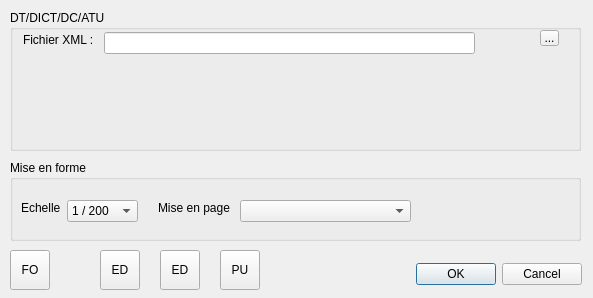
<?xml version="1.0" encoding="UTF-8"?>
<ui version="4.0">
 <class>DICTDialogBase</class>
 <widget class="QDialog" name="DICTDialogBase">
  <property name="geometry">
   <rect>
    <x>0</x>
    <y>0</y>
    <width>593</width>
    <height>298</height>
   </rect>
  </property>
  <property name="windowTitle">
   <string>DICT</string>
  </property>
  <widget class="QDialogButtonBox" name="button_box">
   <property name="geometry">
    <rect>
     <x>390</x>
     <y>260</y>
     <width>192</width>
     <height>28</height>
    </rect>
   </property>
   <property name="orientation">
    <enum>Qt::Horizontal</enum>
   </property>
   <property name="standardButtons">
    <set>QDialogButtonBox::Cancel|QDialogButtonBox::Ok</set>
   </property>
  </widget>
  <widget class="QGroupBox" name="groupBoxDemande">
   <property name="geometry">
    <rect>
     <x>10</x>
     <y>10</y>
     <width>571</width>
     <height>141</height>
    </rect>
   </property>
   <property name="title">
    <string>DT/DICT/DC/ATU</string>
   </property>
   <widget class="QLabel" name="labelDescription_travaux">
    <property name="geometry">
     <rect>
      <x>10</x>
      <y>80</y>
      <width>541</width>
      <height>16</height>
     </rect>
    </property>
    <property name="text">
     <string>&lt;description des travaux&gt;</string>
    </property>
   </widget>
   <widget class="QLabel" name="labelNo_teleservice">
    <property name="geometry">
     <rect>
      <x>100</x>
      <y>50</y>
      <width>191</width>
      <height>20</height>
     </rect>
    </property>
    <property name="minimumSize">
     <size>
      <width>191</width>
      <height>20</height>
     </size>
    </property>
    <property name="text">
     <string>&lt;numero téléservice&gt;</string>
    </property>
   </widget>
   <widget class="QLabel" name="labelType_demande">
    <property name="geometry">
     <rect>
      <x>10</x>
      <y>50</y>
      <width>81</width>
      <height>20</height>
     </rect>
    </property>
    <property name="minimumSize">
     <size>
      <width>24</width>
      <height>20</height>
     </size>
    </property>
    <property name="text">
     <string>&lt;type&gt;</string>
    </property>
   </widget>
   <widget class="QToolButton" name="toolButton">
    <property name="geometry">
     <rect>
      <x>530</x>
      <y>20</y>
      <width>19</width>
      <height>16</height>
     </rect>
    </property>
    <property name="minimumSize">
     <size>
      <width>19</width>
      <height>16</height>
     </size>
    </property>
    <property name="maximumSize">
     <size>
      <width>19</width>
      <height>16</height>
     </size>
    </property>
    <property name="text">
     <string>...</string>
    </property>
   </widget>
   <widget class="QLabel" name="labelAdresse_travaux">
    <property name="geometry">
     <rect>
      <x>10</x>
      <y>110</y>
      <width>371</width>
      <height>16</height>
     </rect>
    </property>
    <property name="text">
     <string>&lt;adresse des travaux&gt;</string>
    </property>
   </widget>
   <widget class="QLineEdit" name="lineEdit">
    <property name="geometry">
     <rect>
      <x>94</x>
      <y>22</y>
      <width>371</width>
      <height>22</height>
     </rect>
    </property>
    <property name="minimumSize">
     <size>
      <width>371</width>
      <height>22</height>
     </size>
    </property>
    <property name="maximumSize">
     <size>
      <width>401</width>
      <height>22</height>
     </size>
    </property>
   </widget>
   <widget class="QLabel" name="label">
    <property name="geometry">
     <rect>
      <x>13</x>
      <y>22</y>
      <width>75</width>
      <height>16</height>
     </rect>
    </property>
    <property name="text">
     <string>Fichier XML :</string>
    </property>
   </widget>
   <widget class="QLabel" name="labelCommune_travaux">
    <property name="geometry">
     <rect>
      <x>410</x>
      <y>110</y>
      <width>141</width>
      <height>16</height>
     </rect>
    </property>
    <property name="text">
     <string>&lt;Commune travaux&gt;</string>
    </property>
   </widget>
  </widget>
  <widget class="QGroupBox" name="groupBoxMise_en_forme">
   <property name="geometry">
    <rect>
     <x>10</x>
     <y>160</y>
     <width>571</width>
     <height>81</height>
    </rect>
   </property>
   <property name="title">
    <string>Mise en forme</string>
   </property>
   <widget class="QComboBox" name="comboBoxLayout">
    <property name="geometry">
     <rect>
      <x>230</x>
      <y>40</y>
      <width>171</width>
      <height>22</height>
     </rect>
    </property>
    <property name="minimumSize">
     <size>
      <width>171</width>
      <height>22</height>
     </size>
    </property>
   </widget>
   <widget class="QLabel" name="label_3">
    <property name="geometry">
     <rect>
      <x>148</x>
      <y>40</y>
      <width>76</width>
      <height>16</height>
     </rect>
    </property>
    <property name="text">
     <string>Mise en page</string>
    </property>
   </widget>
   <widget class="QLabel" name="label_2">
    <property name="geometry">
     <rect>
      <x>11</x>
      <y>40</y>
      <width>40</width>
      <height>16</height>
     </rect>
    </property>
    <property name="text">
     <string>Echelle</string>
    </property>
   </widget>
   <widget class="QComboBox" name="comboBoxPrintScale">
    <property name="geometry">
     <rect>
      <x>57</x>
      <y>40</y>
      <width>71</width>
      <height>22</height>
     </rect>
    </property>
    <item>
     <property name="text">
      <string>1 / 200</string>
     </property>
    </item>
    <item>
     <property name="text">
      <string>1 / 500</string>
     </property>
    </item>
    <item>
     <property name="text">
      <string>1 / 750</string>
     </property>
    </item>
    <item>
     <property name="text">
      <string>1 / 1000</string>
     </property>
    </item>
   </widget>
  </widget>
  <widget class="QToolButton" name="toolButtonPlaceFolio">
   <property name="geometry">
    <rect>
     <x>10</x>
     <y>250</y>
     <width>40</width>
     <height>40</height>
    </rect>
   </property>
   <property name="toolTip">
    <string>Placer folio</string>
   </property>
   <property name="text">
    <string>FO</string>
   </property>
   <property name="icon">
    <iconset>
     <normaloff>icon_folio.png</normaloff>icon_folio.png</iconset>
   </property>
   <property name="iconSize">
    <size>
     <width>32</width>
     <height>32</height>
    </size>
   </property>
  </widget>
  <widget class="QToolButton" name="toolButtonEditForm">
   <property name="geometry">
    <rect>
     <x>160</x>
     <y>250</y>
     <width>40</width>
     <height>40</height>
    </rect>
   </property>
   <property name="toolTip">
    <string>&lt;p&gt;Editer le formulaire Cerfa&lt;/p&gt;</string>
   </property>
   <property name="text">
    <string>ED</string>
   </property>
   <property name="icon">
    <iconset>
     <normaloff>icon_form_cerfa.png</normaloff>icon_form_cerfa.png</iconset>
   </property>
   <property name="iconSize">
    <size>
     <width>32</width>
     <height>32</height>
    </size>
   </property>
  </widget>
  <widget class="QToolButton" name="toolButtonCleanCanvas">
   <property name="geometry">
    <rect>
     <x>220</x>
     <y>250</y>
     <width>40</width>
     <height>40</height>
    </rect>
   </property>
   <property name="toolTip">
    <string>&lt;p&gt;Purger&lt;/p&gt;</string>
   </property>
   <property name="text">
    <string>PU</string>
   </property>
   <property name="icon">
    <iconset>
     <normaloff>icon_purge.png</normaloff>icon_purge.png</iconset>
   </property>
   <property name="iconSize">
    <size>
     <width>32</width>
     <height>32</height>
    </size>
   </property>
  </widget>
  <widget class="QToolButton" name="toolButtonCreateMaps">
   <property name="geometry">
    <rect>
     <x>100</x>
     <y>250</y>
     <width>40</width>
     <height>40</height>
    </rect>
   </property>
   <property name="toolTip">
    <string>&lt;p&gt;Créer plans PDF&lt;/p&gt;</string>
   </property>
   <property name="text">
    <string>ED</string>
   </property>
   <property name="icon">
    <iconset>
     <normaloff>icon_maps.png</normaloff>icon_maps.png</iconset>
   </property>
   <property name="iconSize">
    <size>
     <width>32</width>
     <height>32</height>
    </size>
   </property>
  </widget>
 </widget>
 <tabstops>
  <tabstop>lineEdit</tabstop>
  <tabstop>button_box</tabstop>
 </tabstops>
 <resources/>
 <connections>
  <connection>
   <sender>button_box</sender>
   <signal>accepted()</signal>
   <receiver>DICTDialogBase</receiver>
   <slot>accept()</slot>
   <hints>
    <hint type="sourcelabel">
     <x>20</x>
     <y>20</y>
    </hint>
    <hint type="destinationlabel">
     <x>20</x>
     <y>20</y>
    </hint>
   </hints>
  </connection>
  <connection>
   <sender>button_box</sender>
   <signal>rejected()</signal>
   <receiver>DICTDialogBase</receiver>
   <slot>reject()</slot>
   <hints>
    <hint type="sourcelabel">
     <x>20</x>
     <y>20</y>
    </hint>
    <hint type="destinationlabel">
     <x>20</x>
     <y>20</y>
    </hint>
   </hints>
  </connection>
 </connections>
</ui>
